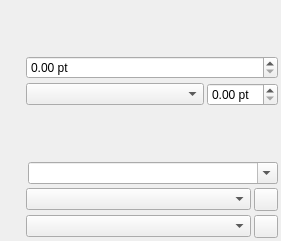
<?xml version="1.0" encoding="UTF-8"?>
<ui version="4.0">
 <class>PropertyWidget_TextBase</class>
 <widget class="QFrame" name="PropertyWidget_TextBase">
  <property name="geometry">
   <rect>
    <x>0</x>
    <y>0</y>
    <width>281</width>
    <height>241</height>
   </rect>
  </property>
  <property name="windowTitle">
   <string>Frame</string>
  </property>
  <layout class="QVBoxLayout" name="verticalLayout">
   <property name="spacing">
    <number>4</number>
   </property>
   <property name="leftMargin">
    <number>3</number>
   </property>
   <property name="topMargin">
    <number>3</number>
   </property>
   <property name="rightMargin">
    <number>3</number>
   </property>
   <property name="bottomMargin">
    <number>3</number>
   </property>
   <item>
    <widget class="FontComboH" name="fonts" native="true"/>
   </item>
   <item>
    <layout class="QHBoxLayout" name="horizontalLayout">
     <property name="spacing">
      <number>3</number>
     </property>
     <item>
      <widget class="QLabel" name="fontSizeLabel">
       <property name="minimumSize">
        <size>
         <width>20</width>
         <height>0</height>
        </size>
       </property>
       <property name="maximumSize">
        <size>
         <width>22</width>
         <height>22</height>
        </size>
       </property>
       <property name="text">
        <string/>
       </property>
       <property name="alignment">
        <set>Qt::AlignLeading|Qt::AlignLeft|Qt::AlignVCenter</set>
       </property>
      </widget>
     </item>
     <item>
      <widget class="ScrSpinBox" name="fontSize">
       <property name="sizePolicy">
        <sizepolicy hsizetype="MinimumExpanding" vsizetype="Fixed">
         <horstretch>0</horstretch>
         <verstretch>0</verstretch>
        </sizepolicy>
       </property>
       <property name="toolTip">
        <string>Font Size</string>
       </property>
       <property name="suffix">
        <string> pt</string>
       </property>
      </widget>
     </item>
    </layout>
   </item>
   <item>
    <layout class="QHBoxLayout" name="horizontalLayout_2">
     <property name="spacing">
      <number>3</number>
     </property>
     <item>
      <widget class="QLabel" name="lineSpacingLabel">
       <property name="minimumSize">
        <size>
         <width>20</width>
         <height>0</height>
        </size>
       </property>
       <property name="maximumSize">
        <size>
         <width>22</width>
         <height>22</height>
        </size>
       </property>
       <property name="text">
        <string/>
       </property>
      </widget>
     </item>
     <item>
      <widget class="QComboBox" name="lineSpacingModeCombo">
       <property name="sizePolicy">
        <sizepolicy hsizetype="MinimumExpanding" vsizetype="Fixed">
         <horstretch>0</horstretch>
         <verstretch>0</verstretch>
        </sizepolicy>
       </property>
       <property name="toolTip">
        <string>Select the line spacing mode</string>
       </property>
      </widget>
     </item>
     <item>
      <widget class="ScrSpinBox" name="lineSpacing">
       <property name="sizePolicy">
        <sizepolicy hsizetype="Preferred" vsizetype="Fixed">
         <horstretch>0</horstretch>
         <verstretch>0</verstretch>
        </sizepolicy>
       </property>
       <property name="toolTip">
        <string>Line Spacing</string>
       </property>
       <property name="suffix">
        <string> pt</string>
       </property>
      </widget>
     </item>
    </layout>
   </item>
   <item>
    <layout class="QHBoxLayout" name="horizontalLayout_5">
     <property name="spacing">
      <number>3</number>
     </property>
     <item>
      <widget class="QLabel" name="textAlignmentLabel">
       <property name="minimumSize">
        <size>
         <width>20</width>
         <height>0</height>
        </size>
       </property>
       <property name="maximumSize">
        <size>
         <width>22</width>
         <height>22</height>
        </size>
       </property>
       <property name="text">
        <string/>
       </property>
      </widget>
     </item>
     <item>
      <widget class="AlignSelect" name="textAlignment" native="true"/>
     </item>
     <item alignment="Qt::AlignLeft">
      <widget class="DirectionSelect" name="textDirection" native="true"/>
     </item>
     <item>
      <spacer name="horizontalSpacer_2">
       <property name="orientation">
        <enum>Qt::Horizontal</enum>
       </property>
       <property name="sizeHint" stdset="0">
        <size>
         <width>40</width>
         <height>20</height>
        </size>
       </property>
      </spacer>
     </item>
    </layout>
   </item>
   <item>
    <layout class="QHBoxLayout" name="horizontalLayout_6">
     <property name="spacing">
      <number>3</number>
     </property>
     <item>
      <widget class="QLabel" name="langLabel">
       <property name="minimumSize">
        <size>
         <width>20</width>
         <height>0</height>
        </size>
       </property>
       <property name="maximumSize">
        <size>
         <width>22</width>
         <height>22</height>
        </size>
       </property>
       <property name="text">
        <string/>
       </property>
      </widget>
     </item>
     <item>
      <widget class="QComboBox" name="langCombo">
       <property name="sizePolicy">
        <sizepolicy hsizetype="Minimum" vsizetype="Fixed">
         <horstretch>0</horstretch>
         <verstretch>0</verstretch>
        </sizepolicy>
       </property>
       <property name="toolTip">
        <string>Text Language</string>
       </property>
       <property name="editable">
        <bool>true</bool>
       </property>
      </widget>
     </item>
    </layout>
   </item>
   <item>
    <layout class="QHBoxLayout" name="horizontalLayout_3">
     <property name="spacing">
      <number>3</number>
     </property>
     <item>
      <widget class="QLabel" name="paraStyleLabel">
       <property name="minimumSize">
        <size>
         <width>20</width>
         <height>0</height>
        </size>
       </property>
       <property name="maximumSize">
        <size>
         <width>22</width>
         <height>22</height>
        </size>
       </property>
       <property name="text">
        <string/>
       </property>
      </widget>
     </item>
     <item>
      <widget class="ParaStyleComboBox" name="paraStyleCombo">
       <property name="sizePolicy">
        <sizepolicy hsizetype="MinimumExpanding" vsizetype="Fixed">
         <horstretch>0</horstretch>
         <verstretch>0</verstretch>
        </sizepolicy>
       </property>
       <property name="toolTip">
        <string>Paragraph style of currently selected text or paragraph</string>
       </property>
      </widget>
     </item>
     <item>
      <widget class="QToolButton" name="paraStyleClear">
       <property name="toolTip">
        <string>Remove Direct Paragraph Formatting</string>
       </property>
       <property name="text">
        <string/>
       </property>
      </widget>
     </item>
    </layout>
   </item>
   <item>
    <layout class="QHBoxLayout" name="horizontalLayout_4">
     <property name="spacing">
      <number>3</number>
     </property>
     <item>
      <widget class="QLabel" name="charStyleLabel">
       <property name="minimumSize">
        <size>
         <width>20</width>
         <height>0</height>
        </size>
       </property>
       <property name="maximumSize">
        <size>
         <width>22</width>
         <height>22</height>
        </size>
       </property>
       <property name="text">
        <string/>
       </property>
      </widget>
     </item>
     <item>
      <widget class="CharStyleComboBox" name="charStyleCombo">
       <property name="sizePolicy">
        <sizepolicy hsizetype="MinimumExpanding" vsizetype="Fixed">
         <horstretch>0</horstretch>
         <verstretch>0</verstretch>
        </sizepolicy>
       </property>
       <property name="toolTip">
        <string>Character style of currently selected text or paragraph</string>
       </property>
      </widget>
     </item>
     <item>
      <widget class="QToolButton" name="charStyleClear">
       <property name="toolTip">
        <string>Remove Direct Character Formatting</string>
       </property>
       <property name="text">
        <string/>
       </property>
      </widget>
     </item>
    </layout>
   </item>
  </layout>
 </widget>
 <customwidgets>
  <customwidget>
   <class>ScrSpinBox</class>
   <extends>QDoubleSpinBox</extends>
   <header>ui/scrspinbox.h</header>
  </customwidget>
  <customwidget>
   <class>FontComboH</class>
   <extends>QWidget</extends>
   <header>ui/fontcombo.h</header>
   <container>1</container>
  </customwidget>
  <customwidget>
   <class>CharStyleComboBox</class>
   <extends>QComboBox</extends>
   <header>ui/stylecombos.h</header>
  </customwidget>
  <customwidget>
   <class>ParaStyleComboBox</class>
   <extends>QComboBox</extends>
   <header>ui/stylecombos.h</header>
  </customwidget>
  <customwidget>
   <class>AlignSelect</class>
   <extends>QWidget</extends>
   <header>ui/alignselect.h</header>
   <container>1</container>
  </customwidget>
  <customwidget>
   <class>DirectionSelect</class>
   <extends>QWidget</extends>
   <header>ui/directionselect.h</header>
   <container>1</container>
  </customwidget>
 </customwidgets>
 <resources/>
 <connections/>
</ui>
